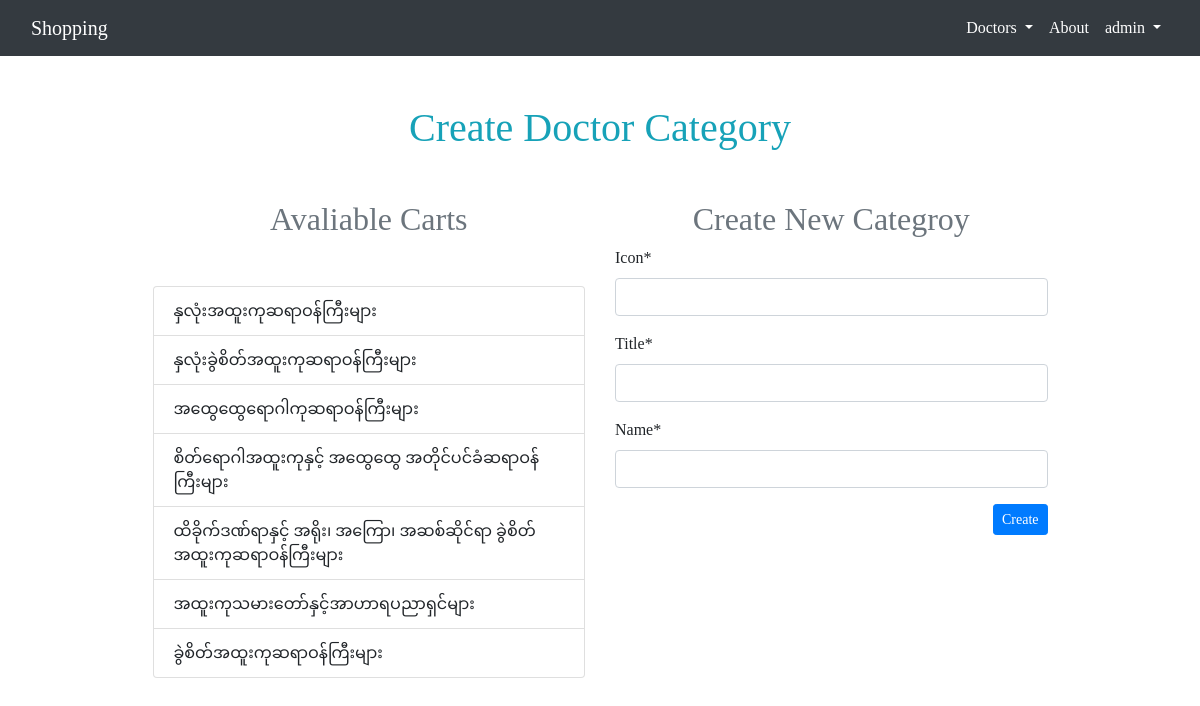
/doctor/cat/create (signed in), run on the app's committed database.
### doctor/models.py (models this page shows)
class Category(models.Model):
    icon=models.CharField(max_length=50)
    title=models.CharField(max_length=225)
    name=models.CharField(max_length=225)

### doctor/views.py (the view)
# urls.py: path('cat/create',views.createCat,name="doctor-cat-create-page")
def createCat(request):
    if request.method=="POST":
        form=CategoryCreateForm(request.POST)
        if form.is_valid():
            form.save()
            messages.success(request,"Category Created!")
            return redirect('doctor-home-page')
    else:
        form=CategoryCreateForm()
        cats=Category.objects.all()
    dict={
        "title":"Create Category",
        "form":form,
        "cats":cats
    }
    return render(request,"doctor/catcreate.html",dict)

### doctor/forms.py
class CategoryCreateForm(forms.ModelForm):
    class Meta:
        model=Category
        fields='__all__'

### doctor/templates/doctor/catcreate.html (shortened to what this page needs)
{% extends 'page/base.html' %}
{% load crispy_forms_tags %}
{% block content %}
  <div class="container my-5">
     <div class="col-md-10 offset-md-1">
      <h1 class="text-center text-info mb-5">Create Doctor Category</h1>
      <div class="row">
        <div class="col-md 6">
          <h2 class="text-center text-muted mb-5">Avaliable Carts</h2>
          <ul class="list-group">
            {% for cat in cats %}
            <li class="list-group-item">{{cat.title}}</li>
            {% endfor %}
          </ul>
        </div>
        <div class="col-md 6">
          <h2 class="text-center text-muted">Create New Categroy</h2>
           <form method="post">
             {{form|crispy}}
             <button type="submit" class="btn btn-primary btn-sm float-right">Create</button>
           </form>
        </div>
      </div>
     </div>
  </div>
{% endblock %}

### page/templates/page/base.html (shortened to what this page needs)
{% load static %}
<!doctype html>
<html lang="en">
  <head>
    <link rel="stylesheet" href="https://stackpath.bootstrapcdn.com/bootstrap/4.4.1/css/bootstrap.min.css">
    <link rel="stylesheet" href="https://stackpath.bootstrapcdn.com/font-awesome/4.7.0/css/font-awesome.min.css">
     <link rel="stylesheet" href="{% static 'page/css/main.css' %}">
  </head>
  <body>
    <div class="container-fluid bg-dark">
        <nav class="navbar navbar-expand-lg navbar-light">
            <a class="navbar-brand text-white" href="#">Shopping</a>
            <div class="collapse navbar-collapse" id="navbarSupportedContent">
              <ul class="navbar-nav ml-auto">
                <li class="nav-item dropdown">
                  <a class="nav-link dropdown-toggle text-white" href="#" id="navbarDropdown" role="button" data-toggle="dropdown" aria-haspopup="true" aria-expanded="false">
                    Doctors
                  </a>
                </li>
                <li class="nav-item">
                  <a class="nav-link text-white" href="{% url 'about-page'%}">About</a>
                </li>
                <li class="nav-item dropdown">
                  <a class="nav-link dropdown-toggle text-white" href="#" id="navbarDropdown" role="button" data-toggle="dropdown" aria-haspopup="true" aria-expanded="false">
                    {% if user.is_authenticated %}
                        {{user.username}}
                    {% else %}
                        Member
                    {% endif %}
                  </a>
                </li>
              </ul>
            </div>
          </nav>
    </div>
    {% block content %}
    {% endblock %}
  </body>
</html>

### page/static/page/css/main.css (style rules this page uses)
* { font-family: Cambria, Cochin, Georgia, Times, 'Times New Roman', serif; }
h1 { color: red; }

### data on the page
Category: title "နှလုံးအထူးကုဆရာဝန်ကြီးများ"
Category: title "နှလုံးခွဲစိတ်အထူးကုဆရာဝန်ကြီးများ"
Category: title "အထွေထွေရောဂါကုဆရာဝန်ကြီးများ"
Category: title "စိတ်ရောဂါအထူးကုနှင့် အထွေထွေ အတိုင်ပင်ခံဆရာဝန်ကြီးများ"
Category: title "ထိခိုက်ဒဏ်ရာနှင့် အရိုး၊ အကြော၊ အဆစ်ဆိုင်ရာ ခွဲစိတ် အထူးကုဆရာဝန်ကြီးများ"
Category: title "အထူးကုသမားတော်နှင့်အာဟာရပညာရှင်များ"
Category: title "ခွဲစိတ်အထူးကုဆရာဝန်ကြီးများ"

### other printed values
{{ user.username }} "admin"
